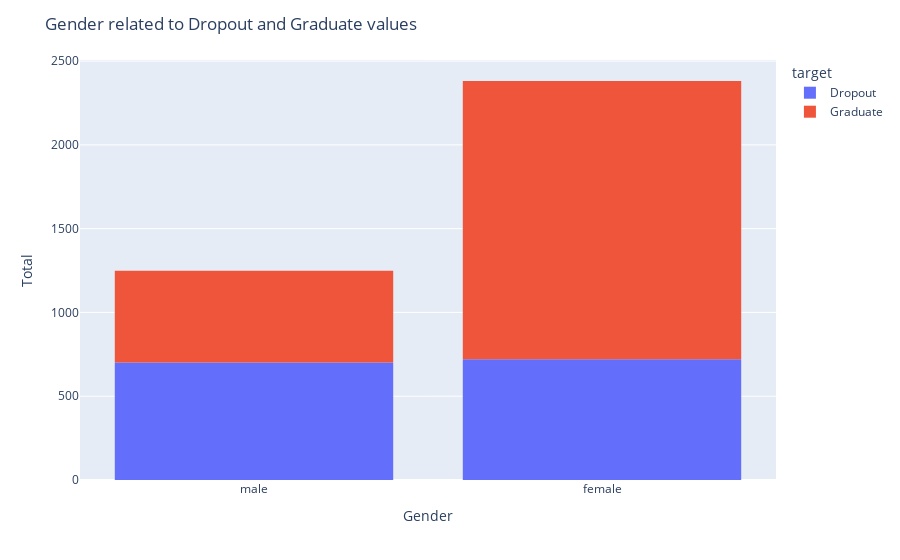

The notebook cell this image was saved under:
### Code cell
# Relation beetween Gender and target values 

fig = px.histogram(data_copy, x="gender", color="target")
fig.update_layout(
        title="Gender related to Dropout and Graduate values",
        xaxis_title="Gender",
        yaxis_title="Total")
fig.show()

# Saving the plot
fig.write_image("Gender_related_to_Dropout_and_Graduate_values.png")

### Figure 1 — Plotly figure (JSON) as saved in the notebook; plotly's stock layout.template omitted (floating-point values rounded to 4 significant figures; data arrays with more than 128 entries replaced by an {"elided": "..."} marker saying what was removed)
{"data": [{"alignmentgroup": "True", "bingroup": "x", "hovertemplate": "target=Dropout<br>gender=%{x}<br>count=%{y}<extra></extra>", "legendgroup": "Dropout", "marker": {"color": "#636efa", "pattern": {"shape": ""}}, "name": "Dropout", "offsetgroup": "Dropout", "orientation": "v", "showlegend": true, "type": "histogram", "x": {"elided": "1421 str values"}, "xaxis": "x", "yaxis": "y"}, {"alignmentgroup": "True", "bingroup": "x", "hovertemplate": "target=Graduate<br>gender=%{x}<br>count=%{y}<extra></extra>", "legendgroup": "Graduate", "marker": {"color": "#EF553B", "pattern": {"shape": ""}}, "name": "Graduate", "offsetgroup": "Graduate", "orientation": "v", "showlegend": true, "type": "histogram", "x": {"elided": "2209 str values"}, "xaxis": "x", "yaxis": "y"}], "layout": {"barmode": "relative", "legend": {"title": {"text": "target"}, "tracegroupgap": 0}, "margin": {"t": 60}, "title": {"text": "Gender related to Dropout and Graduate values"}, "xaxis": {"anchor": "y", "domain": [0, 1], "title": {"text": "Gender"}}, "yaxis": {"anchor": "x", "domain": [0, 1], "title": {"text": "Total"}}}}
